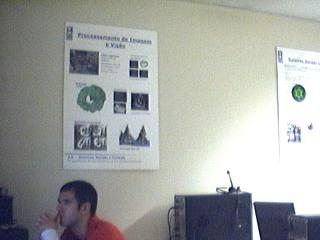
#> input picture PB/PB8/parede1.jpg, 320 x 240 px, found by its file name
$ python teste_raio.py
#> lines starting #> are read from the running program, lines starting #| are printed output that depends on the picture; after the words box and inside, x2 and y2 are one past the last pixel; in counts of white or black regions, pixels touching at a corner belong together
from scipy import ndimage
import numpy as np
import cv2 as cv
from sklearn.neighbors import NearestNeighbors                                                       #the goattt

stepsize = 1

def padding(image, padding_size: int, color: int=255):

    # Create a larger canvas with padding
    canvas = np.ones((image.shape[0] + 2 * padding_size, image.shape[1] + 2 * padding_size, 3), dtype=np.uint8) * color

    # Place the image with padding on the canvas
    canvas[padding_size:padding_size + image.shape[0], padding_size:padding_size + image.shape[1]] = image

    return canvas

# [91 lines left out: functions findHomography, warpPerspective, addWeighted, not called in this run]

def featureMatching(frame1: np.ndarray, frame2: np.ndarray):
    """
    Find the nearest neighbors between two sets of keypoints.
    Both sets of keypoints must have the same input shape \
        (num_features, num_descriptors) and the same number of descriptors.

    Parameters:
    -
    - frame1: Keypoints from the source image
    - frame2: Keypoints from the destination image

    Returns:
    -
    - keypoints1, keypoints2: A list of corresponding keypoint pairs
    """

    print(f"frame1: {frame1.shape}")
    print(f"frame2: {frame2.shape}")

    # Get the frame indice with the largest feature set
    frame = (frame1, frame2)
    largest = frame1.shape[0] < frame2.shape[0]

    # Create a NearestNeighbors model
    knn_model = NearestNeighbors(n_neighbors=1)
    knn_model.fit(frame[largest][:,2:])

    # Use kneighbors to find the nearest neighbor indices
    indices = knn_model.kneighbors(frame[~largest][:,2:], n_neighbors=1)[1].flatten()

    # Match largest feature space with smallest feature space indices
    if largest == 0:
        keypoints1, keypoints2 = frame[0][:, :2][indices], frame[1][:, :2]
    else:
        keypoints1, keypoints2 = frame[0][:, :2], frame[1][:, :2][indices]


    # Falta meter as imagens lado a lado para ver melhor(está a funcionar bem)
    # Display the pairs
    """ print('Keypoint Pairs:')
    print('Image 1\tImage 2')
    for i in range(len(keypoints1)):
        print('({:.2f}, {:.2f})\t({:.2f}, {:.2f})'.format(keypoints1[i, 0], keypoints1[i, 1], keypoints2[i, 0], keypoints2[i, 1]))

    # Plotting for visualization
    plt.scatter(frame1[:, 0], frame1[:, 1], label='Keypoints in Image 1', marker='o', color='blue')
    plt.scatter(frame2[:, 0], frame2[:, 1], label='Keypoints in Image 2', marker='x', color='red')

    # Plot lines between corresponding keypoints
    for i in range(len(keypoints1)):
        plt.plot([frame1[i, 0], frame2[i, 0]], [frame1[i, 1], frame2[i, 1]], color='green')

    plt.legend()
    plt.title('Corresponding Keypoints between Images')
    plt.xlabel('Feature 1')
    plt.ylabel('Feature 2')
    plt.show() """

    return keypoints1, keypoints2

def feature_extraction(img):
    # Convert the image to grayscale
    gray_img = cv.cvtColor(img, cv.COLOR_BGR2GRAY)
#> img is the input picture: shape (240, 320, 3); mean B, G, R 161.6, 164.3, 161.7

    # Create a SIFT object
    sift = cv.SIFT.create()

    # detect keypoints and compute descriptors of the image
    keypoints, descriptors = sift.detectAndCompute(gray_img, None) # type: ignore
#> keypoints = 249 keypoints; strongest (x, y, size): (298, 92, 10.7), (140, 101, 11.6), (231, 189, 3.5), (227, 190, 2.2)

    # Draw keypoints on the image
    img_with_keypoints = cv.drawKeypoints(img, keypoints, img, flags=cv.DRAW_MATCHES_FLAGS_DEFAULT)

    # Display the frame with keypoints
    cv.imshow('Frame with Keypoints', img_with_keypoints)
    cv.waitKey(stepsize)  # Adjust the wait time to control the speed of the video

    # Display the image with keypoints
    # plt.imshow(cv.cvtColor(img_with_keypoints, cv.COLOR_BGR2RGB))
    # plt.axis("off")
    # plt.show()

    keypoints_coord = []
    # store the keypoints coordinates
    for point in keypoints:
        keypoints_coord.append(point.pt)
#> this loop made 249 passes
#> point on passes 1 to 3: keypoint at (4.2, 227), size 3.2, keypoint at (4.2, 227), size 3.2, keypoint at (13.6, 226.1), size 2.3
#> after the loop, keypoints_coord = 249 pairs, first value 4.18 to 313.4, second value 23.97 to 235.5

    keypoints_coord = np.array(keypoints_coord)

    descriptors = np.array(descriptors)

    features = np.append(keypoints_coord, descriptors, axis=1)
    features = np.transpose(features)
#> features: shape (130, 249) float64

    return features


border = 100
######################
features1, features2 = feature_extraction(cv.imread('parede1.jpg')), feature_extraction(cv.imread('parede2.jpg'))
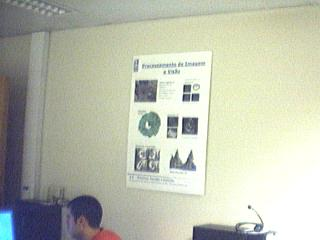
#> input picture PB/PB8/parede2.jpg, 320 x 240 px, found by its file name
#> in feature_extraction (call 2), `gray_img = cv.cvtColor(img, cv.COLOR_BGR2GRAY)`:
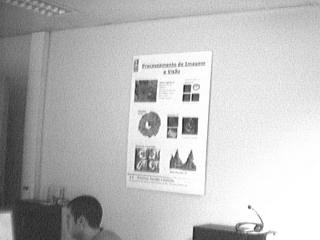
#> gray_img: shape (240, 320); min 27, max 255, mean 188
#> in feature_extraction, img is the input picture: shape (240, 320, 3); mean B, G, R 175.2, 190.9, 187.3
#> in feature_extraction (call 2), `keypoints, descriptors = sift.detectAndCompute(gray_img, None)`: keypoints = 210 keypoints; strongest (x, y, size): (249, 207, 2.1), (186, 88, 5.1), (196, 97, 5.2), (172, 121, 7.2)
#> in feature_extraction (call 2), `img_with_keypoints = cv.drawKeypoints(img, keypoints, img, flags=cv.DR..`:
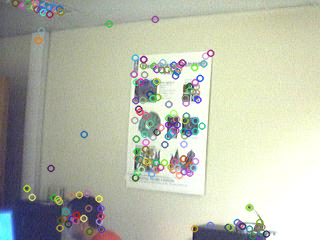
#> img_with_keypoints: shape (240, 320, 3); mean B, G, R 173.2, 188.9, 185.5
#> the loop in feature_extraction (call 2), `for point in keypoints:` made 210 passes
#> point on passes 1 to 3: keypoint at (15.1, 2.8), size 2.7, keypoint at (22.3, 5), size 2.6, keypoint at (26.4, 188.1), size 2.5
#> after the loop in feature_extraction (call 2), `for point in keypoints:`: keypoints_coord = 210 pairs, first value 15.12 to 265.9, second value 2.54 to 235.5
#> in feature_extraction (call 2), `features = np.transpose(features)`:
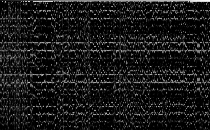
#> features: shape (130, 210) float64; min 0, max 265.9, mean 26.9; drawn with min black and max white

features1 = features1.T
features2 = features2.T
######################
c1, c2 = featureMatching(features1, features2)
#| frame1: (249, 130)
#| frame2: (210, 130)
#> in featureMatching, `indices = knn_model.kneighbors(frame[~largest][:,2:], n_neighbors=1)[1..`: indices = 210 values, max 248 at index 186, min 2 at index 207, mean 112.6
#> in featureMatching, `keypoints1, keypoints2 = frame[0][:, :2][indices], frame[1][:, :2]`: keypoints1 = 210 pairs, first value 13.64 to 313.4, second value 23.97 to 230.7; keypoints2 has the same summary as keypoints_coord in feature_extraction
#> c1 has the same summary as keypoints1 in featureMatching; c2 has the same summary as keypoints_coord in feature_extraction


im1 = padding(cv.imread('parede1.jpg'),border,0)
#> in padding, `canvas = np.ones((image.shape[0] + 2 * padding_size, image.shape[1] + ..`: canvas: shape (440, 520, 3); every value is 0
im2 = padding(cv.imread('parede2.jpg'),border,0)
#> call 2 of padding, with padding_size = 100, color = 0
#> in padding (call 2), `canvas[padding_size:padding_size + image.shape[0], padding_size:paddin..`:
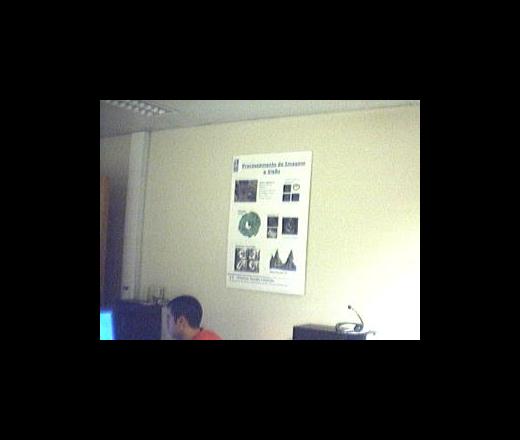
#> canvas: shape (440, 520, 3); mean B, G, R 58.8, 64.1, 62.9


c1 = c1 + border
#> c1 = 210 pairs, first value 113.6 to 413.4, second value 124 to 330.7
c2 = c2 + border
#> c2 = 210 pairs, first value 115.1 to 365.9, second value 102.5 to 335.5

# [10 lines of commented-out code are left out]

for point in c1:
    cv.circle(im1, tuple(map(int, point)), 5, (0, 255, 0), -1)
#> this loop made 210 passes
#> point on passes 1 to 3: [177.6, 127.5], [174.7, 182.1], [317, 288.9]
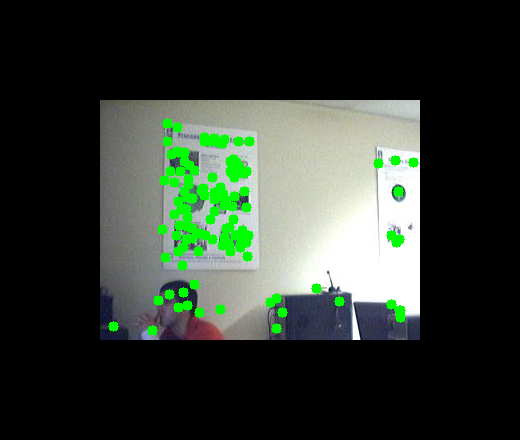
#> im1: shape (440, 520, 3); mean B, G, R 49.1, 59, 49.7

for point in c2:
    cv.circle(im2, tuple(map(int, point)), 5, (0, 255, 0), -1)
#> this loop made 210 passes
#> point on passes 1 to 3: [115.1, 102.8], [122.3, 105], [126.4, 288.1]
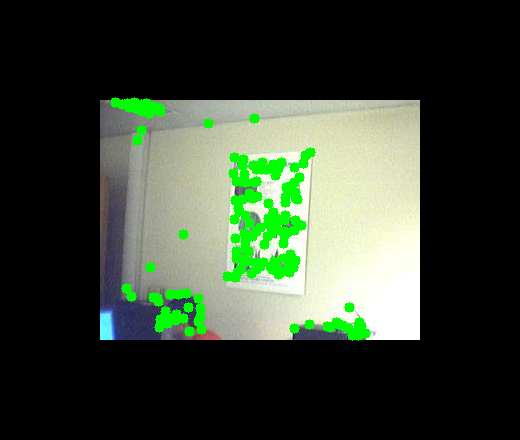
#> im2: shape (440, 520, 3); 4.15% of pixels changed, all inside (x1, y1, x2, y2) = (110, 97, 371, 341)

cv.imshow('Image 1', im1)
cv.imshow('Image 2', im2)
# cv.imshow('Warped Image 1', result_image1)
# cv.imshow('Warped Image 2', result_image2)
# cv.imshow('Blended Result', blended_result)
cv.waitKey(0)
cv.destroyAllWindows()
